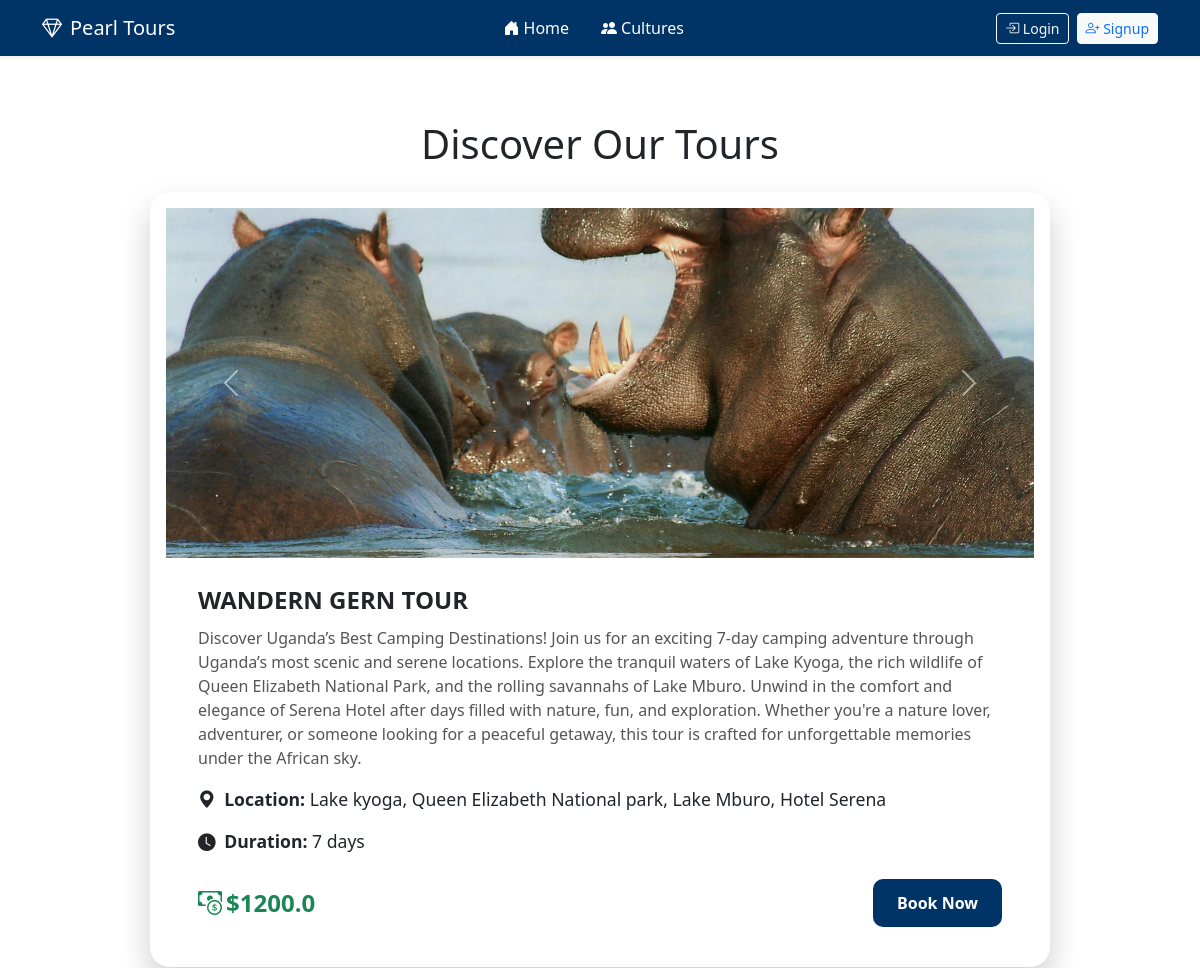
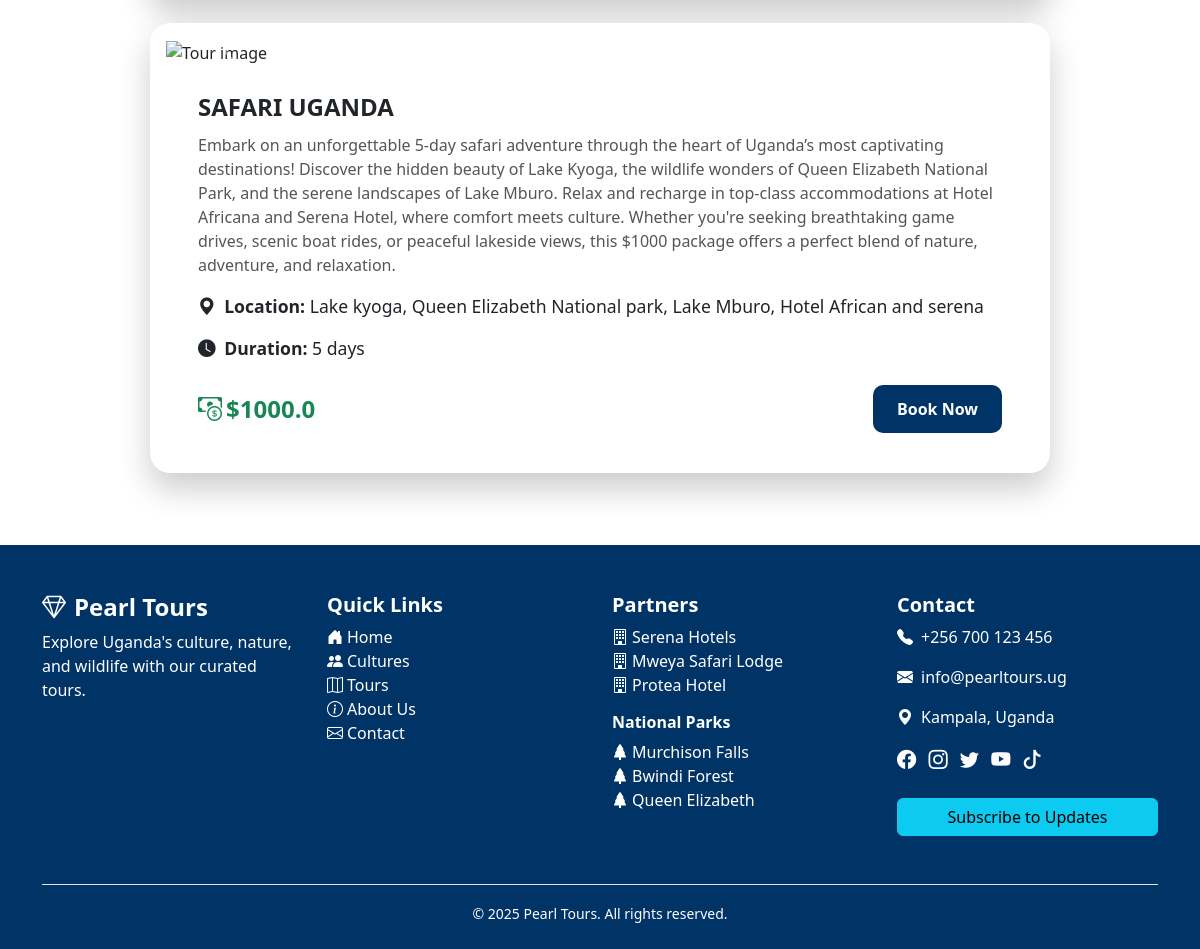
Page /tours on the committed database (2 pictures, top to bottom).
### app/models.py (models this page shows, shortened)
class TourImage(Base):
    __tablename__ = "tour_images"
    id = Column(Integer, primary_key=True, index=True)
    tour_id = Column(Integer, ForeignKey("tours.id"))
    image_url = Column(String(200))
    is_primary = Column(Boolean, default=False)

class Tour(Base):
    __tablename__ = "tours"
    id = Column(Integer, primary_key=True, index=True)
    title= Column(String(100), index=True)
    description = Column(String(500))
    price = Column(Float)
    duration= Column(String(50))
    locations = Column(String(100))
    image_url = Column(String(200))
    created_at= Column(DateTime,default=datetime.utcnow)
    updated_at= Column(DateTime,default=datetime.utcnow,onupdate=datetime.utcnow)
    is_active= Column(Boolean, default=True)
    images= relationship("TourImage", backref="tour",cascade="all, delete-orphan")

### app/routes.py (the view)
@router.get("/tours", response_class=HTMLResponse)
async def tours_page(
    request: Request,
    db: Session = Depends(get_db),
    user: Optional[User] = Depends(get_current_user),
):
    tours = db.query(Tour).all() # fetch all tours
    return templates.TemplateResponse(
        "tours.html",
        {
            "request": request,
            "title": "Our Tours",
            "is_logged_in": user is not None,
            "user": user,
            "tours": tours
        }
    )

### app/templates/tours.html (shortened to what this page needs)
<!DOCTYPE html>
<html lang="en">
  <head>
    <link
      href="https://cdn.jsdelivr.net/npm/bootstrap@5.3.3/dist/css/bootstrap.min.css"
      rel="stylesheet"
    />
    <link
      href="https://cdn.jsdelivr.net/npm/bootstrap-icons@1.10.5/font/bootstrap-icons.css"
      rel="stylesheet"
    />
  </head>
  <body>
    <nav
      class="navbar navbar-expand-lg navbar-dark navbar-custom fixed-top shadow-sm"
    >
      <div class="container">
        <a class="navbar-brand" href="/"
          ><i class="bi bi-gem me-2"></i>Pearl Tours</a
        >
        <div
          class="collapse navbar-collapse justify-content-center"
          id="navbarNav"
        >
          <ul class="navbar-nav gap-3">
            <li class="nav-item">
              <a class="nav-link" href="/"
                ><i class="bi bi-house-door-fill me-1"></i>Home</a
              >
            </li>
            <li class="nav-item">
              <a class="nav-link" href="/cultures"
                ><i class="bi bi-people-fill me-1"></i>Cultures</a
              >
            </li>
          </ul>
        </div>
        <div class="d-flex align-items-center gap-2">
          {% if user %} {% if user.newsletter_subscribed %}
          <form action="/user/unsubscribe_newsletter" method="post" class="m-0">
            <button type="submit" class="btn btn-warning btn-sm">
              Unsubscribe
            </button>
          </form>
          {% else %}
          <form action="/subscribe_newsletter" method="post" class="m-0">
            <button type="submit" class="btn btn-info btn-sm">Subscribe</button>
          </form>
          {% endif %}
          <a class="btn btn-outline-light btn-sm" href="/logout"
            ><i class="bi bi-box-arrow-right"></i> Logout</a
          >
          {% else %}
          <a class="btn btn-outline-light btn-sm" href="/login"
            ><i class="bi bi-box-arrow-in-right"></i> Login</a
          >
          <a class="btn btn-light text-primary btn-sm" href="/signup"
            ><i class="bi bi-person-plus"></i> Signup</a
          >
          {% endif %}
        </div>
      </div>
    </nav>
    <main class="pt-5 mt-5">
      <div class="container">
        <h1 class="text-center my-4">Discover Our Tours</h1>
        <div class="row justify-content-center">
          {% for tour in tours %}
          <div class="col-12 mb-4">
            <div class="custom-card">
              <div class="custom-card-top">
                <div
                  id="carousel-{{ tour.id }}"
                  class="carousel slide"
                  data-bs-ride="carousel"
                >
                  <div class="carousel-inner">
                    {% for image in tour.images %}
                    <div
                      class="carousel-item {% if loop.first %}active{% endif %}"
                    >
                      <img src="{{ image.image_url }}" alt="Tour image" />
                    </div>
                    {% endfor %}
                  </div>
                  {% if tour.images|length > 1 %}
                  <button
                    class="carousel-control-prev"
                    type="button"
                    data-bs-target="#carousel-{{ tour.id }}"
                    data-bs-slide="prev"
                  >
                    <span class="carousel-control-prev-icon"></span>
                  </button>
                  <button
                    class="carousel-control-next"
                    type="button"
                    data-bs-target="#carousel-{{ tour.id }}"
                    data-bs-slide="next"
                  >
                    <span class="carousel-control-next-icon"></span>
                  </button>
                  {% endif %}
                </div>
              </div>
              <div class="custom-card-bottom">
                <div class="tour-title">{{ tour.title }}</div>
                <div class="tour-description">{{ tour.description }}</div>
                <div class="info-row">
                  <i class="bi bi-geo-alt-fill me-1"></i
                  ><strong> Location:</strong> {{ tour.locations }}
                </div>
                <div class="info-row">
                  <i class="bi bi-clock-fill me-1"></i
                  ><strong> Duration:</strong> {{ tour.duration }}
                </div>
                <div class="price-btn-row">
                  <div class="price-tag">
                    <i class="bi bi-cash-coin me-1"></i>${{ tour.price }}
                  </div>
                  {% if user %}
                  <a href="/book/{{ tour.id }}" class="book-btn">Book Now</a>
                  {% else %}
                  <a href="/login?next=/book/{{ tour.id }}" class="book-btn"
                    >Book Now</a
                  >
                  {% endif %}
                </div>
              </div>
            </div>
          </div>
          {% endfor %}
        </div>
      </div>
    </main>
    <footer class="footer text-white pt-5 pb-4 mt-5">
      <div class="container">
        <div class="row">
          <div class="col-md-3 mb-4">
            <h4 class="fw-bold"><i class="bi bi-gem me-2"></i>Pearl Tours</h4>
            <p>
              Explore Uganda's culture, nature, and wildlife with our curated
              tours.
            </p>
          </div>
          <div class="col-md-3 mb-4">
            <h5 class="fw-semibold">Quick Links</h5>
            <ul class="list-unstyled">
              <li>
                <a href="/" class="footer-link"
                  ><i class="bi bi-house-door-fill me-1"></i>Home</a
                >
              </li>
              <li>
                <a href="/cultures" class="footer-link"
                  ><i class="bi bi-people-fill me-1"></i>Cultures</a
                >
              </li>
              <li>
                <a href="/tours" class="footer-link"
                  ><i class="bi bi-map me-1"></i>Tours</a
                >
              </li>
              <li>
                <a href="#about-us" class="footer-link"
                  ><i class="bi bi-info-circle me-1"></i>About Us</a
                >
              </li>
              <li>
                <a href="#contact" class="footer-link"
                  ><i class="bi bi-envelope me-1"></i>Contact</a
                >
              </li>
            </ul>
          </div>
          <div class="col-md-3 mb-4">
            <h5 class="fw-semibold">Partners</h5>
            <ul class="list-unstyled">
              <li>
                <a href="#" class="footer-link"
                  ><i class="bi bi-building me-1"></i>Serena Hotels</a
                >
              </li>
              <li>
                <a href="#" class="footer-link"
                  ><i class="bi bi-building me-1"></i>Mweya Safari Lodge</a
                >
              </li>
              <li>
                <a href="#" class="footer-link"
                  ><i class="bi bi-building me-1"></i>Protea Hotel</a
                >
              </li>
            </ul>
            <h6 class="fw-semibold mt-3">National Parks</h6>
            <ul class="list-unstyled">
              <li>
                <a href="#" class="footer-link"
                  ><i class="bi bi-tree-fill me-1"></i>Murchison Falls</a
                >
              </li>
              <li>
                <a href="#" class="footer-link"
                  ><i class="bi bi-tree-fill me-1"></i>Bwindi Forest</a
                >
              </li>
              <li>
                <a href="#" class="footer-link"
                  ><i class="bi bi-tree-fill me-1"></i>Queen Elizabeth</a
                >
              </li>
            </ul>
          </div>
          <div class="col-md-3 mb-4">
            <h5 class="fw-semibold">Contact</h5>
            <p><i class="bi bi-telephone-fill me-2"></i>+256 700 123 456</p>
            <p><i class="bi bi-envelope-fill me-2"></i>info@pearltours.ug</p>
            <p><i class="bi bi-geo-alt-fill me-2"></i>Kampala, Uganda</p>
            <div class="mt-3 mb-2">
              <a href="#" class="social-icon"><i class="bi bi-facebook"></i></a>
              <a href="#" class="social-icon"
                ><i class="bi bi-instagram"></i
              ></a>
              <a href="#" class="social-icon"><i class="bi bi-twitter"></i></a>
              <a href="#" class="social-icon"><i class="bi bi-youtube"></i></a>
              <a href="#" class="social-icon"><i class="bi bi-tiktok"></i></a>
            </div>
            <a href="/login" class="btn btn-info w-100 mt-3"
              >Subscribe to Updates</a
            >
          </div>
        </div>
        <div class="text-center border-top pt-3 mt-4">
          <small>&copy; 2025 Pearl Tours. All rights reserved.</small>
        </div>
      </div>
    </footer>
  </body>
</html>

### app/templates/tours.html (style rules this page uses)
.navbar-custom { background-color: #003366 !important; }
.navbar-nav .nav-link { color: white !important; transition: color 0.3s, transform 0.3s; }
.footer { background-color: #003366; }
.footer-link { color: #fff; text-decoration: none; }
.social-icon { color: #fff; font-size: 1.2rem; margin-right: 0.5rem; }
.custom-card { border-radius: 20px; overflow: hidden; box-shadow: 0 1rem 2rem rgba(0, 0, 0, 0.2); background: #fff; padding: 1rem; max-width: 900px; margin: 0 auto; }
.custom-card-top { position: relative; }
.custom-card-top img { width: 100%; object-fit: cover; height: 350px; }
.custom-card-bottom { padding: 1.5rem 2rem; }
.tour-title { font-size: 1.5rem; font-weight: bold; margin-bottom: 0.5rem; }
.tour-description { font-size: 1rem; color: #555; margin-bottom: 1rem; }
.info-row { margin-bottom: 1rem; font-size: 1.1rem; }
.price-btn-row { display: flex; justify-content: space-between; align-items: center; margin-top: 1.5rem; }
.price-tag { font-size: 1.5rem; font-weight: bold; color: #198754; }
.book-btn { background-color: #003366; color: white; padding: 0.75rem 1.5rem; border-radius: 10px; text-decoration: none; font-weight: 600; font-size: 1rem; transition: background 0.3s, transform 0.2s; }

### rows in the picture
Tour: title "WANDERN GERN TOUR", description "Discover Uganda’s Best Camping Destinations! Join us for an exciting 7-day camping adventure through Uganda’s most scenic and serene locations. Explore the tranquil waters of Lake Kyoga, the rich wildlife of Queen Elizabeth National Park, and the rolling savannahs of Lake Mburo. Unwind in the comfort and elegance of Serena Hotel after days filled with nature, fun, and exploration. Whether you're a nature lover, adventurer, or someone looking for a peaceful getaway, this tour is crafted for unforgettable memories under the African sky.", locations "Lake kyoga, Queen Elizabeth National park, Lake Mburo, Hotel Serena", duration "7 days", price "1200.0"
TourImage: image_url (picture)
Tour: title "SAFARI UGANDA", description "Embark on an unforgettable 5-day safari adventure through the heart of Uganda’s most captivating destinations! Discover the hidden beauty of Lake Kyoga, the wildlife wonders of Queen Elizabeth National Park, and the serene landscapes of Lake Mburo. Relax and recharge in top-class accommodations at Hotel Africana and Serena Hotel, where comfort meets culture. Whether you're seeking breathtaking game drives, scenic boat rides, or peaceful lakeside views, this $1000 package offers a perfect blend of nature, adventure, and relaxation.", locations "Lake kyoga, Queen Elizabeth National park, Lake Mburo, Hotel African and serena", duration "5 days", price "1000.0"
